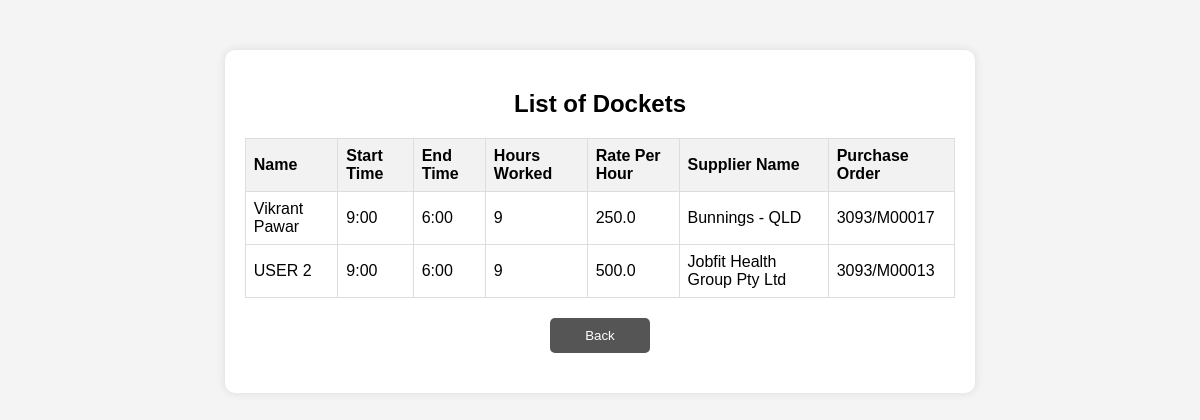
Screenshot of /view_dockets with the database file from the repository.
### tables this page shows
CREATE TABLE dockets (
                id INTEGER PRIMARY KEY AUTOINCREMENT,
                name TEXT,
                start_time TEXT,
                end_time TEXT,
                hours_worked INTEGER,
                rate_per_hour REAL,
                supplier_name TEXT,
                purchase_order TEXT
            );

### app.py (the view)
@app.route('/view_dockets')
def view_dockets():
    db = get_db()
    cursor = db.execute("SELECT * FROM dockets")
    dockets = cursor.fetchall()
    print(dockets,'ppppppppppppp')
    return render_template('dockets.html', dockets=dockets)

### app.py (called while the page is built)
def get_db():
    print(g,'888888888888888888888888888888')
    if 'db' not in g:
        g.db = sqlite3.connect('dockets.db')
        g.db.execute('''
            CREATE TABLE IF NOT EXISTS dockets (
                id INTEGER PRIMARY KEY AUTOINCREMENT,
                name TEXT,
                start_time TEXT,
                end_time TEXT,
                hours_worked INTEGER,
                rate_per_hour REAL,
                supplier_name TEXT,
                purchase_order TEXT
            )
        ''')
        g.db.commit()
    return g.db

### templates/dockets.html (shortened to what this page needs)
<!DOCTYPE html>
<html>
<head>
</head>
<body>
    <div class="docket-container">
        <h2>List of Dockets</h2>
        <table>
            <tr>
                <th>Name</th>
                <th>Start Time</th>
                <th>End Time</th>
                <th>Hours Worked</th>
                <th>Rate Per Hour</th>
                <th>Supplier Name</th>
                <th>Purchase Order</th>
            </tr>
            {% for docket in dockets %}
            <tr>
                <td>{{ docket[1] }}</td>
                <td>{{ docket[2] }}</td>
                <td>{{ docket[3] }}</td>
                <td>{{ docket[4] }}</td>
                <td>{{ docket[5] }}</td>
                <td>{{ docket[6] }}</td>
                <td>{{ docket[7] }}</td>
            </tr>
            {% endfor %}
        </table>
        <button class="back-button" onclick="window.location.href='/'">Back</button>
    </div>
</body>
</html>

### templates/dockets.html (style rules this page uses)
body { font-family: Arial, sans-serif; background-color: #f4f4f4; }
.docket-container { width: 60%; margin: 50px auto; background: #ffffff; padding: 20px; border-radius: 10px; box-shadow: 0 0 10px rgba(0, 0, 0, 0.1); }
.docket-container h2 { text-align: center; }
table { width: 100%; border-collapse: collapse; }
th, td { border: 1px solid #dddddd; text-align: left; padding: 8px; }
th { background-color: #f2f2f2; }
.back-button { display: block; width: 100px; margin: 20px auto; padding: 10px; border: none; background: #555555; color: #ffffff; border-radius: 5px; cursor: pointer; }

### rows the page displays
dockets: name "Vikrant Pawar", start_time "9:00", end_time "6:00", hours_worked "9", rate_per_hour "250.0", supplier_name "Bunnings - QLD", purchase_order "3093/M00017"
dockets: name "USER 2", start_time "9:00", end_time "6:00", hours_worked "9", rate_per_hour "500.0", supplier_name "Jobfit Health Group Pty Ltd", purchase_order "3093/M00013"
